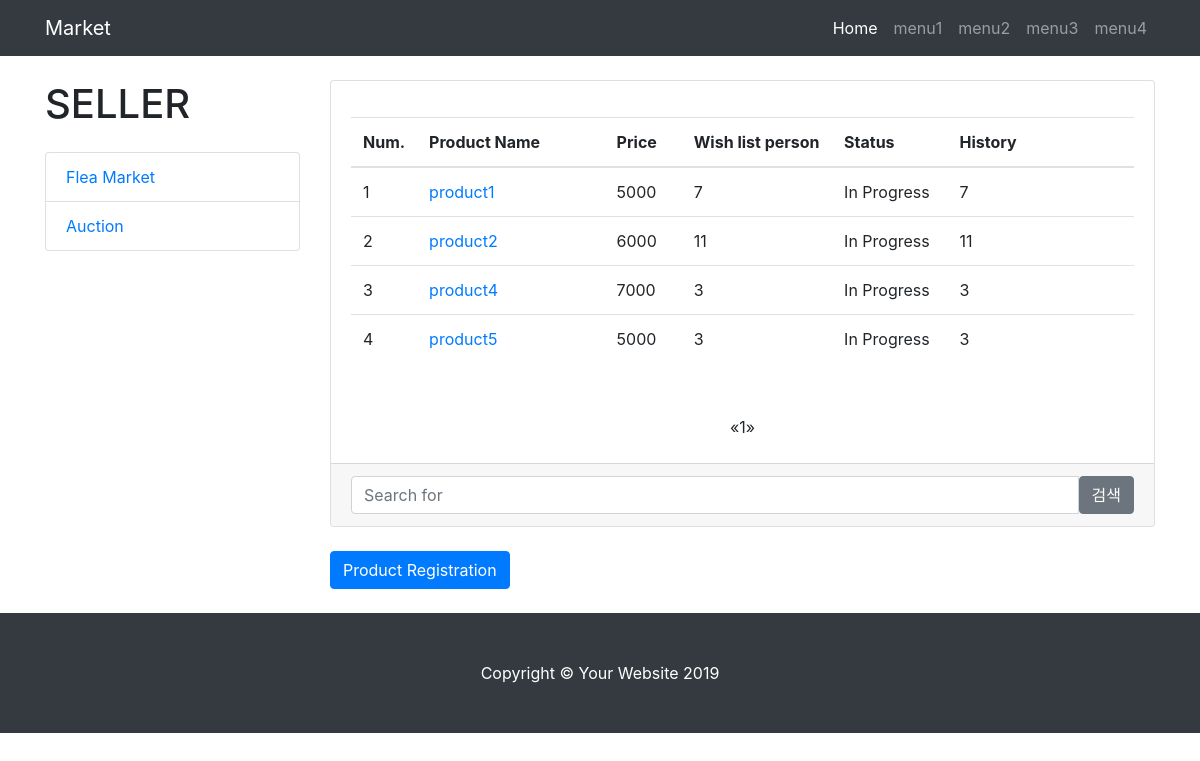
Page /seller/ (signed in) on the committed database.
### market/models.py (models this page shows)
class Product(models.Model):
    created_date = models.DateTimeField(auto_now_add=True)
    content = models.TextField(blank=True)
    view = models.IntegerField(default=0)
    name = models.CharField(max_length=30, blank=True)
    type = models.CharField(max_length=20)      # 경매인지 그냥인지
    price = models.IntegerField(default=0)      # 가격
    seller_name = models.CharField(max_length=20, blank=True) # 판매자 이름
    phone = models.CharField(max_length=20, blank=True) # 판매자 전화번호
    place = models.CharField(max_length=60, blank=True)    # 거래장소
    seller = models.ForeignKey(User, on_delete=models.CASCADE) #판매자 정보
    status = models.CharField(max_length=20)    # 판매중인지 종료인지
    photo = models.ImageField(blank=True)

### market/views.py (the view)
# urls.py: path('seller/', views.main, name='main'),
def main(request):
    user = get_object_or_404(User, username=request.user.username)
    boards = Product.objects.all().filter(seller_name=user.username)
    page = request.GET.get('page', 1)
    paginator = Paginator(boards, 20)
    try:
        lines = paginator.page(page)
    except PageNotAnInteger:
        lines = paginator.page(1)
    except EmptyPage:
        lines = paginator.page(paginator.num_pages)
    context = {'boards': lines}
    return render(request, 'main.html', context)

### templates/main.html (shortened to what this page needs)
{% load static %}
<!DOCTYPE html>
<html lang="en">
<head>
  <link href="{% static 'vendor/bootstrap/css/bootstrap.min.css' %}" rel="stylesheet">
  <link href="{% static 'css/blog-home.css' %}" rel="stylesheet">
</head>
<body>
  <nav class="navbar navbar-expand-lg navbar-dark bg-dark fixed-top">
    <div class="container">
      <a class="navbar-brand" href="{% url 'main2' %}">Market</a>
      <div class="collapse navbar-collapse" id="navbarResponsive">
        <ul class="navbar-nav ml-auto">
          <li class="nav-item active">
            <a class="nav-link" href="{% url 'main' %}">Home
            </a>
          </li>
          <li class="nav-item">
            <a class="nav-link" href="">menu1</a>
          </li>
          <li class="nav-item">
            <a class="nav-link" href="">menu2</a>
          </li>
          <li class="nav-item">
            <a class="nav-link" href="">menu3</a>
          </li>
            <li class="nav-item">
            <a class="nav-link" href="">menu4</a>
          </li>
        </ul>
      </div>
    </div>
  </nav>
  <div class="container">
 <div class="row">
<div class="col-lg-3">
        <h1 class="my-4">SELLER</h1>
        <div class="list-group">
          <a href="#" class="list-group-item">Flea Market</a>
            <a href="#" class="list-group-item">Auction</a>
        </div>
      </div>
      <div class="col-lg-9">
        <div class="card mb-4">
          <div class="card-body">
            <p class="card-text"><div id="data" class="table-responsive">
    <table id="example" class="table">
        <thead>
        <tr>
            <th>Num.</th>
            <th>Product Name</th>
            <th>Price</th>
            <th>Wish list person</th>
            <th>Status</th>
            <th>History</th>
        </tr>
        </thead>
        <tbody>
        {% for board in boards %}
        <tr>
            <td data-label="Num." width=5%>{{ forloop.counter }}</td>
            <td data-label="Product Name" width=25%>
                <form action="{% url 'main' %}post={{ board.id }}" method="POST" title="{{ board.subject}}">
                    <a href="{% url 'main' %}post={{ board.id }}" value="{{ board.id }}">{{ board.name }}</a>
                </form>
            </td>
            <td data-label="Price" width=10%>{{ board.price }}</td>
            <td data-label="Wish" width=20%>{{ board.view }}</td>
            <td data-label="Status" width=15%>{{ board.status }}</td>
            <td data-label="History" width=25%>{{ board.view }}</td>
        </tr>
        {% endfor %}
        </tbody>
    </table>
</div>
              </p>
          </div>
        <ul class="pagination justify-content-center mb-4">
        {% if boards.has_previous %}
          <li><a href="?page={{ boards.previous_page_number }}">&laquo;</a></li>
        {% else %}
          <li class = "disabled"><span>&laquo;</span></li>
        {% endif %}
        {% for i in boards.paginator.page_range %}
          {% if boards.number == i %}
            <li class="active"><span>{{ i }} <span class="sr-only">(current)</span></span></li>
          {% else %}
            <li><a href="?page={{ i }}">{{ i }}</a></li>
          {% endif %}
        {% endfor %}
        {% if boards.has_next %}
            <li><a href="?page={{ boards.next_page_number }}">&raquo;</a></li>
        {% else %}
            <li class="disabled"><span>&raquo;</span></li>
        {%endif %}
        </ul>
          <div class="card-footer text-muted">
              <form action="" method="POST">
            <div class="input-group">
              <input type="text" name="word" class="form-control" placeholder="Search for">
              <span class="input-group-btn">
                <button class="btn btn-secondary" type="submit">검색</button>
              </span>
            </div>
              </form>
          </div>
        </div>
<form action="write" method="POST">
    <button name="write_post" value="write" class="btn btn-primary">Product Registration</button>
</form>
      </div>
    </div>
  </div>
  <footer class="py-5 bg-dark">
    <div class="container">
      <p class="m-0 text-center text-white">Copyright &copy; Your Website 2019</p>
    </div>
  </footer>
</body>
</html>

### static/css/blog-home.css (style rules this page uses)
body { padding-top: 56px; }
table#example { border-collapse: collapse; }
#example tr { border-top: 1px solid #fff; }

### rows in the picture
Product: {{ board.id }} 3 (drawn), name "product1", price "5000", view "7", status "In Progress"
Product: {{ board.id }} 4 (drawn), name "product2", price "6000", view "11", status "In Progress"
Product: {{ board.id }} 6 (drawn), name "product4", price "7000", view "3", status "In Progress"
Product: {{ board.id }} 7 (drawn), name "product5", price "5000", view "3", status "In Progress"

### other values in the picture
{{ i }} "1"
